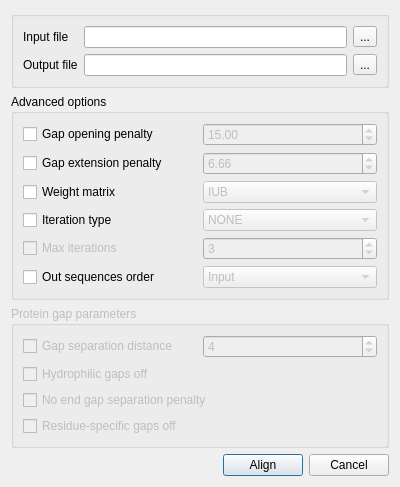
<?xml version="1.0" encoding="UTF-8"?>
<ui version="4.0">
 <class>ClustalWSupportRunDialog</class>
 <widget class="QDialog" name="ClustalWSupportRunDialog">
  <property name="geometry">
   <rect>
    <x>0</x>
    <y>0</y>
    <width>400</width>
    <height>442</height>
   </rect>
  </property>
  <property name="maximumSize">
   <size>
    <width>400</width>
    <height>442</height>
   </size>
  </property>
  <property name="windowTitle">
   <string>Align with ClustalW</string>
  </property>
  <layout class="QVBoxLayout" name="verticalLayout">
   <item>
    <layout class="QGridLayout" name="gridLayout_4">
     <item row="3" column="0">
      <layout class="QHBoxLayout" name="horizontalLayout">
       <item>
        <spacer name="horizontalSpacer">
         <property name="orientation">
          <enum>Qt::Horizontal</enum>
         </property>
         <property name="sizeHint" stdset="0">
          <size>
           <width>40</width>
           <height>20</height>
          </size>
         </property>
        </spacer>
       </item>
       <item>
        <widget class="QPushButton" name="alignButton">
         <property name="text">
          <string>Align</string>
         </property>
        </widget>
       </item>
       <item>
        <widget class="QPushButton" name="cancelButton">
         <property name="text">
          <string>Cancel</string>
         </property>
        </widget>
       </item>
      </layout>
     </item>
     <item row="1" column="0">
      <widget class="QGroupBox" name="groupBox">
       <property name="title">
        <string>Advanced options</string>
       </property>
       <layout class="QVBoxLayout" name="verticalLayout_2">
        <item>
         <layout class="QHBoxLayout" name="horizontalLayout_2">
          <item>
           <widget class="QCheckBox" name="gapOpenCheckBox">
            <property name="text">
             <string>Gap opening penalty</string>
            </property>
           </widget>
          </item>
          <item>
           <widget class="QDoubleSpinBox" name="gapOpenSpinBox">
            <property name="enabled">
             <bool>false</bool>
            </property>
            <property name="maximum">
             <double>100.000000000000000</double>
            </property>
            <property name="value">
             <double>15.000000000000000</double>
            </property>
           </widget>
          </item>
         </layout>
        </item>
        <item>
         <layout class="QHBoxLayout" name="horizontalLayout_3">
          <item>
           <widget class="QCheckBox" name="gapExtCheckBox">
            <property name="text">
             <string>Gap extension penalty</string>
            </property>
           </widget>
          </item>
          <item>
           <widget class="QDoubleSpinBox" name="gapExtSpinBox">
            <property name="enabled">
             <bool>false</bool>
            </property>
            <property name="maximum">
             <double>10.000000000000000</double>
            </property>
            <property name="value">
             <double>6.660000000000000</double>
            </property>
           </widget>
          </item>
         </layout>
        </item>
        <item>
         <layout class="QHBoxLayout" name="horizontalLayout_6">
          <item>
           <widget class="QCheckBox" name="weightMatrixCheckBox">
            <property name="text">
             <string>Weight matrix</string>
            </property>
           </widget>
          </item>
          <item>
           <widget class="QComboBox" name="weightMatrixComboBox">
            <property name="enabled">
             <bool>false</bool>
            </property>
            <item>
             <property name="text">
              <string>IUB</string>
             </property>
            </item>
            <item>
             <property name="text">
              <string>CLUSTALW</string>
             </property>
            </item>
           </widget>
          </item>
         </layout>
        </item>
        <item>
         <layout class="QGridLayout" name="gridLayout">
          <item row="1" column="0">
           <widget class="QCheckBox" name="maxIterationsCheckBox">
            <property name="enabled">
             <bool>false</bool>
            </property>
            <property name="cursor">
             <cursorShape>ArrowCursor</cursorShape>
            </property>
            <property name="text">
             <string>Max iterations</string>
            </property>
           </widget>
          </item>
          <item row="1" column="1">
           <widget class="QSpinBox" name="maxIterationsSpinBox">
            <property name="enabled">
             <bool>false</bool>
            </property>
            <property name="minimum">
             <number>1</number>
            </property>
            <property name="maximum">
             <number>999</number>
            </property>
            <property name="value">
             <number>3</number>
            </property>
           </widget>
          </item>
          <item row="0" column="1">
           <widget class="QComboBox" name="iterationTypeComboBox">
            <property name="enabled">
             <bool>false</bool>
            </property>
            <item>
             <property name="text">
              <string>NONE</string>
             </property>
            </item>
            <item>
             <property name="text">
              <string>TREE</string>
             </property>
            </item>
            <item>
             <property name="text">
              <string>ALIGNMENT</string>
             </property>
            </item>
           </widget>
          </item>
          <item row="0" column="0">
           <widget class="QCheckBox" name="iterationTypeCheckBox">
            <property name="text">
             <string>Iteration type</string>
            </property>
           </widget>
          </item>
         </layout>
        </item>
        <item>
         <layout class="QHBoxLayout" name="horizontalLayout_5">
          <item>
           <widget class="QCheckBox" name="outOrderCheckBox">
            <property name="text">
             <string>Out sequences order</string>
            </property>
           </widget>
          </item>
          <item>
           <widget class="QComboBox" name="outOrderComboBox">
            <property name="enabled">
             <bool>false</bool>
            </property>
            <item>
             <property name="text">
              <string>Input</string>
             </property>
            </item>
            <item>
             <property name="text">
              <string>Aligned</string>
             </property>
            </item>
           </widget>
          </item>
         </layout>
        </item>
       </layout>
      </widget>
     </item>
     <item row="2" column="0">
      <widget class="QGroupBox" name="proteinGapParamGroupBox">
       <property name="enabled">
        <bool>false</bool>
       </property>
       <property name="title">
        <string>Protein gap parameters</string>
       </property>
       <layout class="QVBoxLayout" name="verticalLayout_3">
        <item>
         <layout class="QHBoxLayout" name="horizontalLayout_4">
          <item>
           <widget class="QCheckBox" name="gapDistancesCheckBox">
            <property name="text">
             <string>Gap separation distance</string>
            </property>
           </widget>
          </item>
          <item>
           <widget class="QSpinBox" name="gapDistancesSpinBox">
            <property name="enabled">
             <bool>false</bool>
            </property>
            <property name="minimum">
             <number>1</number>
            </property>
            <property name="maximum">
             <number>10</number>
            </property>
            <property name="value">
             <number>4</number>
            </property>
           </widget>
          </item>
         </layout>
        </item>
        <item>
         <widget class="QCheckBox" name="hydrophilicGapsOffCheckBox">
          <property name="text">
           <string>Hydrophilic gaps off</string>
          </property>
         </widget>
        </item>
        <item>
         <widget class="QCheckBox" name="endGapsCheckBox">
          <property name="text">
           <string>No end gap separation penalty</string>
          </property>
         </widget>
        </item>
        <item>
         <widget class="QCheckBox" name="residueSpecificGapsOffCheckBox">
          <property name="text">
           <string>Residue-specific gaps off</string>
          </property>
         </widget>
        </item>
       </layout>
      </widget>
     </item>
     <item row="0" column="0">
      <widget class="QGroupBox" name="inputGroupBox">
       <property name="title">
        <string/>
       </property>
       <layout class="QGridLayout" name="gridLayout_3">
        <item row="0" column="0">
         <layout class="QGridLayout" name="gridLayout_2">
          <item row="1" column="0">
           <widget class="QLabel" name="outputFileLabel">
            <property name="text">
             <string>Output file</string>
            </property>
           </widget>
          </item>
          <item row="1" column="2">
           <widget class="QToolButton" name="outputFilePathButton">
            <property name="text">
             <string>...</string>
            </property>
           </widget>
          </item>
          <item row="0" column="0">
           <widget class="QLabel" name="inputFileLabel">
            <property name="text">
             <string>Input file</string>
            </property>
           </widget>
          </item>
          <item row="1" column="1">
           <widget class="QLineEdit" name="outputFileLineEdit">
            <property name="maximumSize">
             <size>
              <width>16777214</width>
              <height>16777215</height>
             </size>
            </property>
           </widget>
          </item>
          <item row="0" column="2">
           <widget class="QToolButton" name="inputFilePathButton">
            <property name="text">
             <string>...</string>
            </property>
           </widget>
          </item>
          <item row="0" column="1">
           <widget class="QLineEdit" name="inputFileLineEdit"/>
          </item>
         </layout>
        </item>
       </layout>
      </widget>
     </item>
    </layout>
   </item>
  </layout>
 </widget>
 <resources/>
 <connections>
  <connection>
   <sender>gapOpenCheckBox</sender>
   <signal>toggled(bool)</signal>
   <receiver>gapOpenSpinBox</receiver>
   <slot>setEnabled(bool)</slot>
   <hints>
    <hint type="sourcelabel">
     <x>108</x>
     <y>48</y>
    </hint>
    <hint type="destinationlabel">
     <x>290</x>
     <y>48</y>
    </hint>
   </hints>
  </connection>
  <connection>
   <sender>gapExtCheckBox</sender>
   <signal>toggled(bool)</signal>
   <receiver>gapExtSpinBox</receiver>
   <slot>setEnabled(bool)</slot>
   <hints>
    <hint type="sourcelabel">
     <x>108</x>
     <y>81</y>
    </hint>
    <hint type="destinationlabel">
     <x>290</x>
     <y>81</y>
    </hint>
   </hints>
  </connection>
  <connection>
   <sender>gapDistancesCheckBox</sender>
   <signal>toggled(bool)</signal>
   <receiver>gapDistancesSpinBox</receiver>
   <slot>setEnabled(bool)</slot>
   <hints>
    <hint type="sourcelabel">
     <x>108</x>
     <y>156</y>
    </hint>
    <hint type="destinationlabel">
     <x>290</x>
     <y>156</y>
    </hint>
   </hints>
  </connection>
  <connection>
   <sender>maxIterationsCheckBox</sender>
   <signal>toggled(bool)</signal>
   <receiver>maxIterationsSpinBox</receiver>
   <slot>setEnabled(bool)</slot>
   <hints>
    <hint type="sourcelabel">
     <x>108</x>
     <y>147</y>
    </hint>
    <hint type="destinationlabel">
     <x>290</x>
     <y>147</y>
    </hint>
   </hints>
  </connection>
  <connection>
   <sender>weightMatrixCheckBox</sender>
   <signal>toggled(bool)</signal>
   <receiver>weightMatrixComboBox</receiver>
   <slot>setEnabled(bool)</slot>
   <hints>
    <hint type="sourcelabel">
     <x>108</x>
     <y>114</y>
    </hint>
    <hint type="destinationlabel">
     <x>290</x>
     <y>114</y>
    </hint>
   </hints>
  </connection>
  <connection>
   <sender>iterationTypeCheckBox</sender>
   <signal>toggled(bool)</signal>
   <receiver>iterationTypeComboBox</receiver>
   <slot>setEnabled(bool)</slot>
   <hints>
    <hint type="sourcelabel">
     <x>108</x>
     <y>147</y>
    </hint>
    <hint type="destinationlabel">
     <x>290</x>
     <y>147</y>
    </hint>
   </hints>
  </connection>
  <connection>
   <sender>iterationTypeCheckBox</sender>
   <signal>toggled(bool)</signal>
   <receiver>maxIterationsCheckBox</receiver>
   <slot>setEnabled(bool)</slot>
   <hints>
    <hint type="sourcelabel">
     <x>108</x>
     <y>147</y>
    </hint>
    <hint type="destinationlabel">
     <x>108</x>
     <y>178</y>
    </hint>
   </hints>
  </connection>
  <connection>
   <sender>outOrderCheckBox</sender>
   <signal>toggled(bool)</signal>
   <receiver>outOrderComboBox</receiver>
   <slot>setEnabled(bool)</slot>
   <hints>
    <hint type="sourcelabel">
     <x>108</x>
     <y>209</y>
    </hint>
    <hint type="destinationlabel">
     <x>290</x>
     <y>209</y>
    </hint>
   </hints>
  </connection>
 </connections>
</ui>
